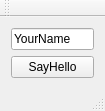
<?xml version="1.0" encoding="UTF-8"?>
<ui version="4.0">
 <class>MainWindow</class>
 <widget class="QMainWindow" name="MainWindow">
  <property name="geometry">
   <rect>
    <x>0</x>
    <y>0</y>
    <width>105</width>
    <height>109</height>
   </rect>
  </property>
  <property name="windowTitle">
   <string>MainWindow</string>
  </property>
  <widget class="QWidget" name="centralWidget">
   <layout class="QVBoxLayout" name="verticalLayout">
    <item>
     <widget class="QLineEdit" name="lineEdit">
      <property name="text">
       <string>YourName</string>
      </property>
     </widget>
    </item>
    <item>
     <widget class="QPushButton" name="pushButton">
      <property name="text">
       <string>SayHello</string>
      </property>
     </widget>
    </item>
   </layout>
  </widget>
  <widget class="QMenuBar" name="menuBar">
   <property name="geometry">
    <rect>
     <x>0</x>
     <y>0</y>
     <width>105</width>
     <height>18</height>
    </rect>
   </property>
  </widget>
  <widget class="QToolBar" name="mainToolBar">
   <attribute name="toolBarArea">
    <enum>TopToolBarArea</enum>
   </attribute>
   <attribute name="toolBarBreak">
    <bool>false</bool>
   </attribute>
  </widget>
  <widget class="QStatusBar" name="statusBar"/>
 </widget>
 <layoutdefault spacing="6" margin="11"/>
 <resources/>
 <connections/>
</ui>
